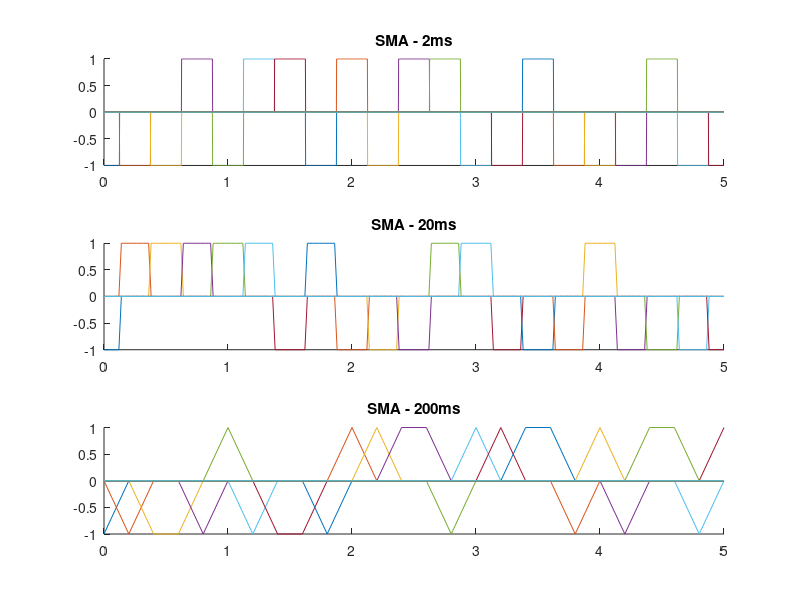
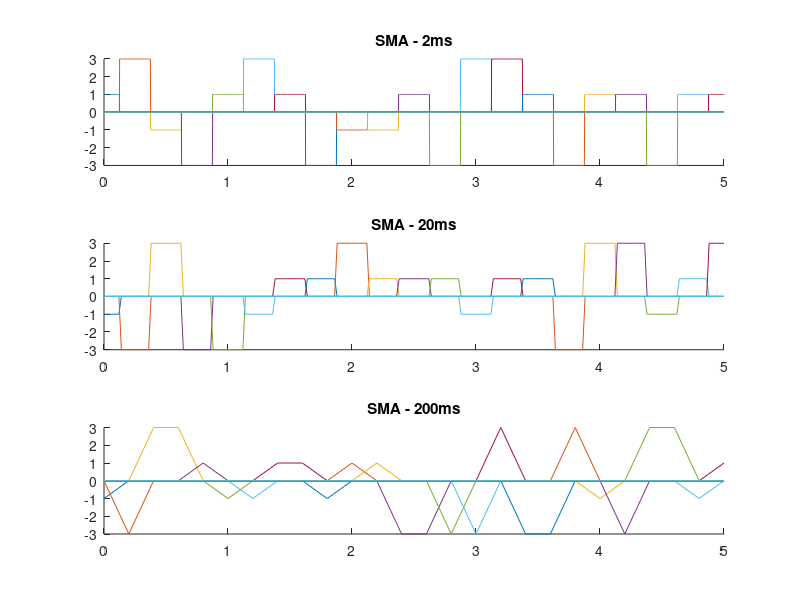
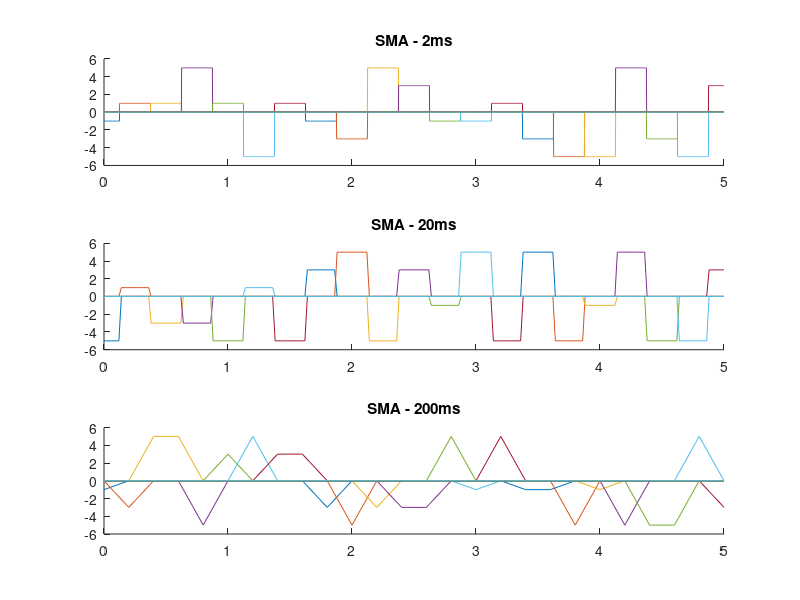
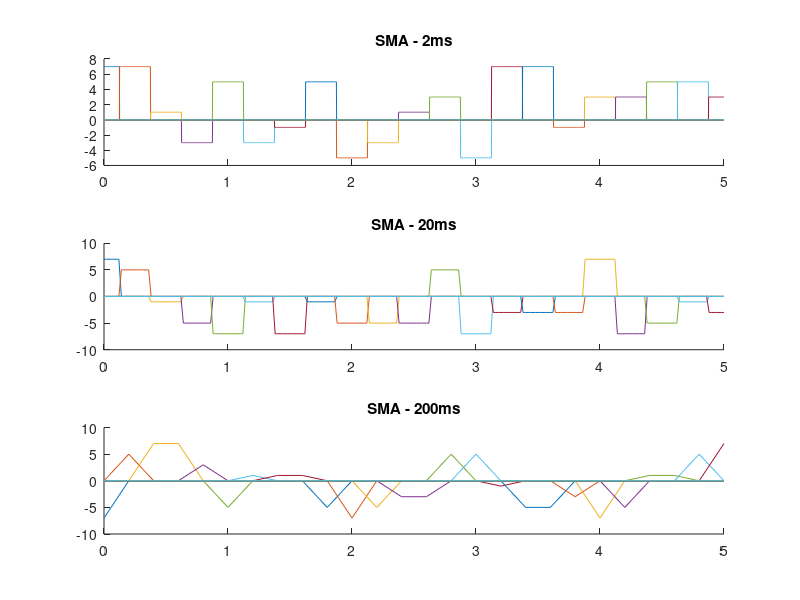

Source code (MATLAB) for these figures, in order:
nivela=[-1 1]
t1=0:0.002:5; %pas 2ms
t2=0:0.02:5; %pas 20ms
t3=0:0.2:5; %pas 200ms

figure (1)
subplot(3,1,1),title('SMA - 2ms')
hold on 
for i=0:0.25:10
    s=datasample(nivela,1);
    plot(t1, s*rectpuls(t1-i,0.25))
end
hold off
subplot(3,1,2), title('SMA - 20ms')
hold on
for i=0:0.25:10
    s=datasample(nivela,1);
    plot(t2, s*rectpuls(t2-i,0.25))
end
hold off
subplot(3,1,3),title('SMA - 200ms')
hold on
for i=0:0.25:10
    s=datasample(nivela,1);
    plot(t3, s*rectpuls(t3-i,0.25))
end
hold off

nivelb=[-3 -1 1 3]

figure(2)
subplot(3,1,1),title('SMA - 2ms')
hold on
for i=0:0.25:10
    s=datasample(nivelb,1);
    plot(t1, s*rectpuls(t1-i,0.25))
end
hold off
subplot(3,1,2),title('SMA - 20ms')
hold on
for i=0:0.25:10
    s=datasample(nivelb,1);
    plot(t2, s*rectpuls(t2-i,0.25))
end
hold off
subplot(3,1,3),title('SMA - 200ms')
hold on
for i=0:0.25:10
    s=datasample(nivelb,1);
    plot(t3, s*rectpuls(t3-i,0.25))
end
hold off

nivelc=[-5 -3 -1 1 3 5]
figure(3)
subplot(3,1,1),title('SMA - 2ms')
hold on
for i=0:0.25:10
    s=datasample(nivelc,1);
    plot(t1, s*rectpuls(t1-i,0.25))
end
hold off
subplot(3,1,2),title('SMA - 20ms')
hold on
for i=0:0.25:10
    s=datasample(nivelc,1);
    plot(t2, s*rectpuls(t2-i,0.25))
end
hold off
subplot(3,1,3),title('SMA - 200ms')
hold on
for i=0:0.25:10
    s=datasample(nivelc,1);
    plot(t3, s*rectpuls(t3-i,0.25))
end
hold off

niveld=[-7 -5 -3 -1 1 3 5 7]
figure(4)
subplot(3,1,1),title('SMA - 2ms')
hold on
for i=0:0.25:10
    s=datasample(niveld,1);
    plot(t1, s*rectpuls(t1-i,0.25))
end
hold off
subplot(3,1,2),title('SMA - 20ms')
hold on
for i=0:0.25:10
    s=datasample(niveld,1);
    plot(t2, s*rectpuls(t2-i,0.25))
end
hold off
subplot(3,1,3),title('SMA - 200ms')
hold on
for i=0:0.25:10
    s=datasample(niveld,1);
    plot(t3, s*rectpuls(t3-i,0.25))
end
hold off